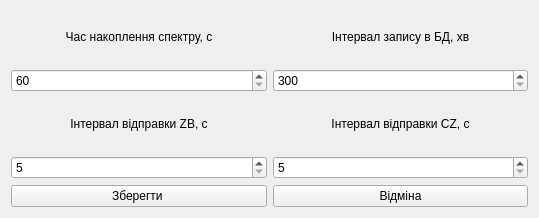
<?xml version="1.0" encoding="UTF-8"?>
<ui version="4.0">
 <class>Form</class>
 <widget class="QWidget" name="Form">
  <property name="geometry">
   <rect>
    <x>0</x>
    <y>0</y>
    <width>539</width>
    <height>218</height>
   </rect>
  </property>
  <property name="windowTitle">
   <string>Form</string>
  </property>
  <layout class="QGridLayout" name="gridLayout_2">
   <item row="0" column="0">
    <layout class="QGridLayout" name="gridLayout">
     <item row="0" column="1">
      <widget class="QLabel" name="label_db_interval">
       <property name="sizePolicy">
        <sizepolicy hsizetype="Minimum" vsizetype="Minimum">
         <horstretch>0</horstretch>
         <verstretch>0</verstretch>
        </sizepolicy>
       </property>
       <property name="text">
        <string>Інтервал запису в БД, хв</string>
       </property>
       <property name="alignment">
        <set>Qt::AlignmentFlag::AlignCenter</set>
       </property>
      </widget>
     </item>
     <item row="2" column="0">
      <widget class="QLabel" name="label_zb_interval">
       <property name="sizePolicy">
        <sizepolicy hsizetype="Preferred" vsizetype="Minimum">
         <horstretch>0</horstretch>
         <verstretch>0</verstretch>
        </sizepolicy>
       </property>
       <property name="text">
        <string>Інтервал відправки ZB, с</string>
       </property>
       <property name="alignment">
        <set>Qt::AlignmentFlag::AlignCenter</set>
       </property>
      </widget>
     </item>
     <item row="2" column="1">
      <widget class="QLabel" name="label_cz_interval">
       <property name="sizePolicy">
        <sizepolicy hsizetype="Preferred" vsizetype="Minimum">
         <horstretch>0</horstretch>
         <verstretch>0</verstretch>
        </sizepolicy>
       </property>
       <property name="text">
        <string>Інтервал відправки CZ, с</string>
       </property>
       <property name="alignment">
        <set>Qt::AlignmentFlag::AlignCenter</set>
       </property>
      </widget>
     </item>
     <item row="3" column="0">
      <widget class="QSpinBox" name="spin_zb_interval">
       <property name="minimum">
        <number>5</number>
       </property>
       <property name="maximum">
        <number>3600</number>
       </property>
       <property name="singleStep">
        <number>5</number>
       </property>
      </widget>
     </item>
     <item row="1" column="0">
      <widget class="QSpinBox" name="spin_spectrum_time">
       <property name="minimum">
        <number>60</number>
       </property>
       <property name="maximum">
        <number>86400</number>
       </property>
       <property name="singleStep">
        <number>60</number>
       </property>
      </widget>
     </item>
     <item row="1" column="1">
      <widget class="QSpinBox" name="spin_db_interval">
       <property name="minimum">
        <number>300</number>
       </property>
       <property name="maximum">
        <number>7200</number>
       </property>
       <property name="singleStep">
        <number>10</number>
       </property>
      </widget>
     </item>
     <item row="0" column="0">
      <widget class="QLabel" name="label_spectrum_time">
       <property name="sizePolicy">
        <sizepolicy hsizetype="Minimum" vsizetype="Minimum">
         <horstretch>0</horstretch>
         <verstretch>0</verstretch>
        </sizepolicy>
       </property>
       <property name="text">
        <string>Час накоплення спектру, с</string>
       </property>
       <property name="alignment">
        <set>Qt::AlignmentFlag::AlignCenter</set>
       </property>
      </widget>
     </item>
     <item row="3" column="1">
      <widget class="QSpinBox" name="spin_cz_interval">
       <property name="minimum">
        <number>5</number>
       </property>
       <property name="maximum">
        <number>3600</number>
       </property>
       <property name="singleStep">
        <number>5</number>
       </property>
      </widget>
     </item>
     <item row="4" column="0">
      <widget class="QPushButton" name="btn_save">
       <property name="text">
        <string>Зберегти </string>
       </property>
      </widget>
     </item>
     <item row="4" column="1">
      <widget class="QPushButton" name="btn_cancel">
       <property name="text">
        <string>Відміна</string>
       </property>
      </widget>
     </item>
    </layout>
   </item>
  </layout>
 </widget>
 <resources/>
 <connections/>
</ui>
